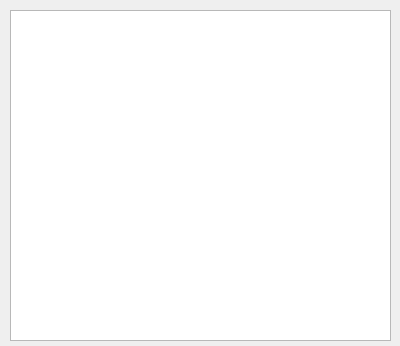
<?xml version="1.0" encoding="UTF-8"?>
<ui version="4.0">
 <class>Form</class>
 <widget class="QWidget" name="Form">
  <property name="geometry">
   <rect>
    <x>0</x>
    <y>0</y>
    <width>400</width>
    <height>346</height>
   </rect>
  </property>
  <property name="windowTitle">
   <string>Form</string>
  </property>
  <widget class="QTextEdit" name="textEdit">
   <property name="geometry">
    <rect>
     <x>10</x>
     <y>10</y>
     <width>381</width>
     <height>331</height>
    </rect>
   </property>
  </widget>
 </widget>
 <resources/>
 <connections/>
</ui>
